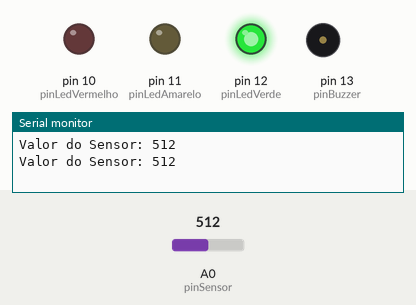
Recording of a sketch running on a simulated Arduino Uno, built with avr-gcc and run on an emulated ATmega328P. On the bench: output pins drawn as LEDs (lit = HIGH), buzzer (waves = sounding, pin HIGH), the last lines printed to the serial monitor. The inputs (shaded band) are chosen by the test bench; at power-on: A0 (pinSensor) = 512.

Above: at 1.8 s.
1.9 s: A0 (pinSensor) set to 930
3.4 s: A0 (pinSensor) set to 947
At 4.4 s:
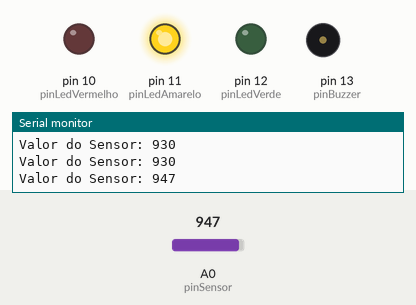
5.5 s: A0 (pinSensor) set to 966
7.2 s: A0 (pinSensor) set to 988
At 8.7 s:
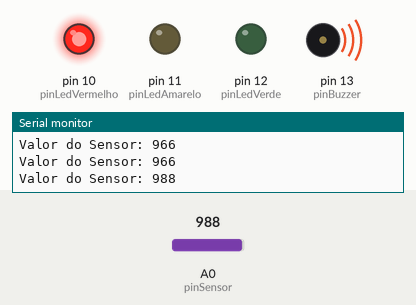
9.5 s: A0 (pinSensor) set to 970
At 10.3 s:
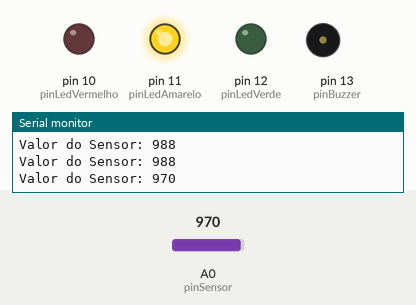
11.5 s: A0 (pinSensor) set to 990
At 13.0 s:
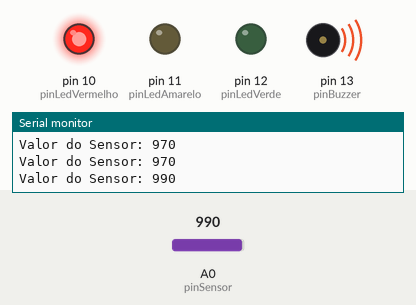
Timing chart, 0 to 14.5 s (numbered marks = the images above; inputs shaded):
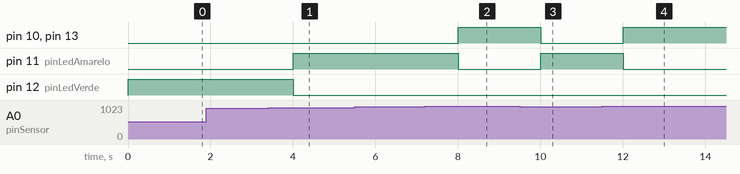

Measured:
- the behaviour switches between 939 and 940 on A0 (pinSensor) (found by bisection; images 0 and 1)
- the behaviour switches between 979 and 980 on A0 (pinSensor) (found by bisection; images 1 and 2)
- after the input at 3.4 s, pin 11 (pinLedAmarelo): LOW → HIGH after 0.60 s; pin 12 (pinLedVerde): HIGH → LOW after 0.60 s
- after the input at 7.2 s, pin 10 (pinLedVermelho), pin 13 (pinBuzzer): LOW → HIGH after 0.80 s; pin 11 (pinLedAmarelo): HIGH → LOW after 0.80 s
- after the input at 9.5 s, pin 10 (pinLedVermelho), pin 13 (pinBuzzer): HIGH → LOW after 0.51 s; pin 11 (pinLedAmarelo): LOW → HIGH after 0.51 s
- after the input at 11.5 s, pin 10 (pinLedVermelho), pin 13 (pinBuzzer): LOW → HIGH after 0.51 s; pin 11 (pinLedAmarelo): HIGH → LOW after 0.51 s

The sketch:

sensor_de_g_s_e_alarme1.ino
```cpp
// C++ code - Sensor de gás - Monitoração e Alarme
// Lucio Ferreira de Cerqueira
//
const int pinSensor = A0;    // Pino de entrada do sensor de gás
const int pinLedVerde = 12;  // Pino do LED verde
const int pinLedAmarelo = 11; // Pino do LED amarelo
const int pinLedVermelho = 10; // Pino do LED vermelho
const int pinBuzzer = 13;      // Pino do buzzer

void setup() {
  pinMode(pinSensor, INPUT);
  pinMode(pinLedVerde, OUTPUT);
  pinMode(pinLedAmarelo, OUTPUT);
  pinMode(pinLedVermelho, OUTPUT);
  pinMode(pinBuzzer, OUTPUT);
  Serial.begin(9600);
}

void loop() {
  int valorSensor = analogRead(pinSensor);

  // Impressão do valor do sensor para monitoramento no Serial Monitor
  Serial.print("Valor do Sensor: ");
  Serial.println(valorSensor);

  // Verifica o intervalo do valor do sensor e realiza as ações correspondentes
  if (valorSensor < 940) {
    // Baixa concentração de gás: Liga LED verde, desliga os demais
    digitalWrite(pinLedVerde, HIGH);
    digitalWrite(pinLedAmarelo, LOW);
    digitalWrite(pinLedVermelho, LOW);
    digitalWrite(pinBuzzer, LOW);
  } else if (valorSensor >= 940 && valorSensor < 980) {
    // Concentração de gás mediana: Liga LED amarelo, desliga os demais
    digitalWrite(pinLedVerde, LOW);
    digitalWrite(pinLedAmarelo, HIGH);
    digitalWrite(pinLedVermelho, LOW);
    digitalWrite(pinBuzzer, LOW);
  } else {
    // Perigo: Liga LED vermelho e buzzer, desliga os demais
    digitalWrite(pinLedVerde, LOW);
    digitalWrite(pinLedAmarelo, LOW);
    digitalWrite(pinLedVermelho, HIGH);
    digitalWrite(pinBuzzer, HIGH);
  }

  delay(1000); // Delay para evitar leituras muito frequentes
}
```
